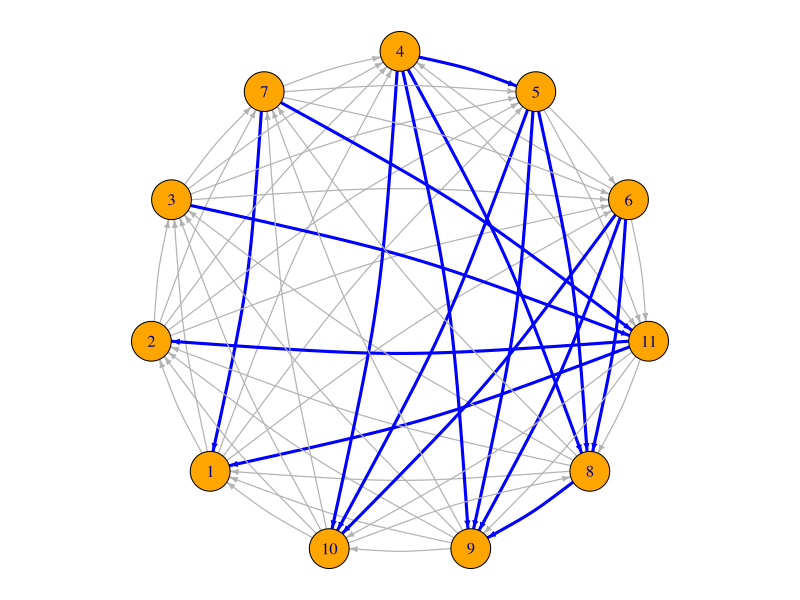
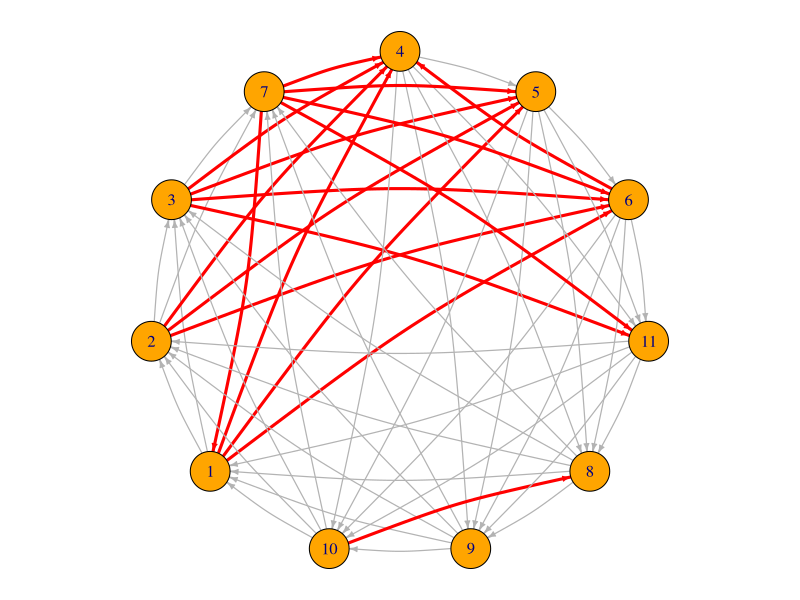

Generate these figures, in order, with R:
# Regenerates the T* figures (manuscript Counterexample 4.2 / Figure 3) with the
# CURRENT manuscript labeling and FAS witness order (4,5,6,11,8,9,10,1,2,3,7) --
# the old graph_with_HS/graph_with_FAS predate a relabeling.  Both panels share
# one layout: the vertices on a circle in the witness order, clockwise from the
# top, so the FAS panel's backward arcs read directly against the order.
# All claims are re-verified here: T* is regular, the witness order leaves
# exactly 17 arcs backward, and the minimum 3-cycle hitting set has size 16
# (solved exactly with lpSolve).
library(igraph)
library(lpSolve)
# outputs are written to the working directory -- run this script from its own folder

voters = list(c(4, 5, 6, 11, 8, 9, 10, 2, 7, 1, 3),
              c(10, 8, 9, 1, 2, 3, 7, 5, 6, 4, 11),
              c(3, 7, 11, 1, 2, 6, 4, 5, 9, 10, 8))
n = 11
L = matrix(0, n, n)
for (v in voters) for (a in 1:(n - 1)) for (b in (a + 1):n) {
  L[v[a], v[b]] = L[v[a], v[b]] + 1
}
edges = NULL
for (i in 1:(n - 1)) for (j in (i + 1):n) {
  stopifnot(L[i, j] != L[j, i])
  edges = rbind(edges, if (L[i, j] > L[j, i]) c(i, j) else c(j, i))
}
g = graph_from_edgelist(edges, directed = TRUE)
stopifnot(all(degree(g, mode = "out") == 5))  # T* is regular

# FAS: backward set of the witness order
worder = c(4, 5, 6, 11, 8, 9, 10, 1, 2, 3, 7)
pos = match(1:n, worder)
backIdx = which(pos[edges[, 1]] > pos[edges[, 2]])
stopifnot(length(backIdx) == 17)
cat("FAS check: witness order leaves", length(backIdx), "arcs backward\n")

# minimum 3-cycle hitting set, exact (lpSolve, binary)
adj = matrix(FALSE, n, n); adj[edges] = TRUE
rows = NULL
for (i in 1:(n - 2)) for (j in (i + 1):(n - 1)) for (k in (j + 1):n) {
  tri = c(i, j, k)
  sub = adj[tri, tri]
  if (all(rowSums(sub) == 1)) {  # cyclic triangle: each vertex beats exactly one
    row = rep(0, nrow(edges))
    for (a in 1:3) for (b in 1:3) if (sub[a, b]) {
      row[which(edges[, 1] == tri[a] & edges[, 2] == tri[b])] = 1
    }
    rows = rbind(rows, row)
  }
}
cat("cyclic triangles:", nrow(rows), "\n")
sol = lp("min", rep(1, nrow(edges)), rows, rep(">=", nrow(rows)),
         rep(1, nrow(rows)), all.bin = TRUE)
stopifnot(sol$status == 0, abs(sol$objval - 16) < 1e-9)
hsIdx = which(sol$solution > 0.5)
cat("HS check: minimum 3-cycle hitting set has", length(hsIdx), "arcs\n")

# shared layout: circle in witness order, clockwise from the top
lay = matrix(0, n, 2)
for (i in 1:n) {
  ang = pi / 2 - 2 * pi * (i - 1) / n
  lay[worder[i], ] = c(cos(ang), sin(ang))
}

drawPanel = function(hi, hiCol, fname) {
  ecol = rep("gray70", nrow(edges)); ecol[hi] = hiCol
  ewid = rep(1.2, nrow(edges));      ewid[hi] = 3
  pdf(fname, width = 6, height = 6)
  par(mar = c(0.5, 0.5, 0.5, 0.5))
  plot(g, layout = lay,
       vertex.color = "orange", vertex.label = 1:n,
       vertex.label.color = "navy", vertex.size = 16,
       edge.color = ecol, edge.width = ewid,
       edge.arrow.size = 0.4, edge.curved = 0.08)
  dev.off()
  cat(fname, "written\n")
}

drawPanel(hsIdx, "blue", "Tstar_HS.pdf")
drawPanel(backIdx, "red", "Tstar_FAS.pdf")
